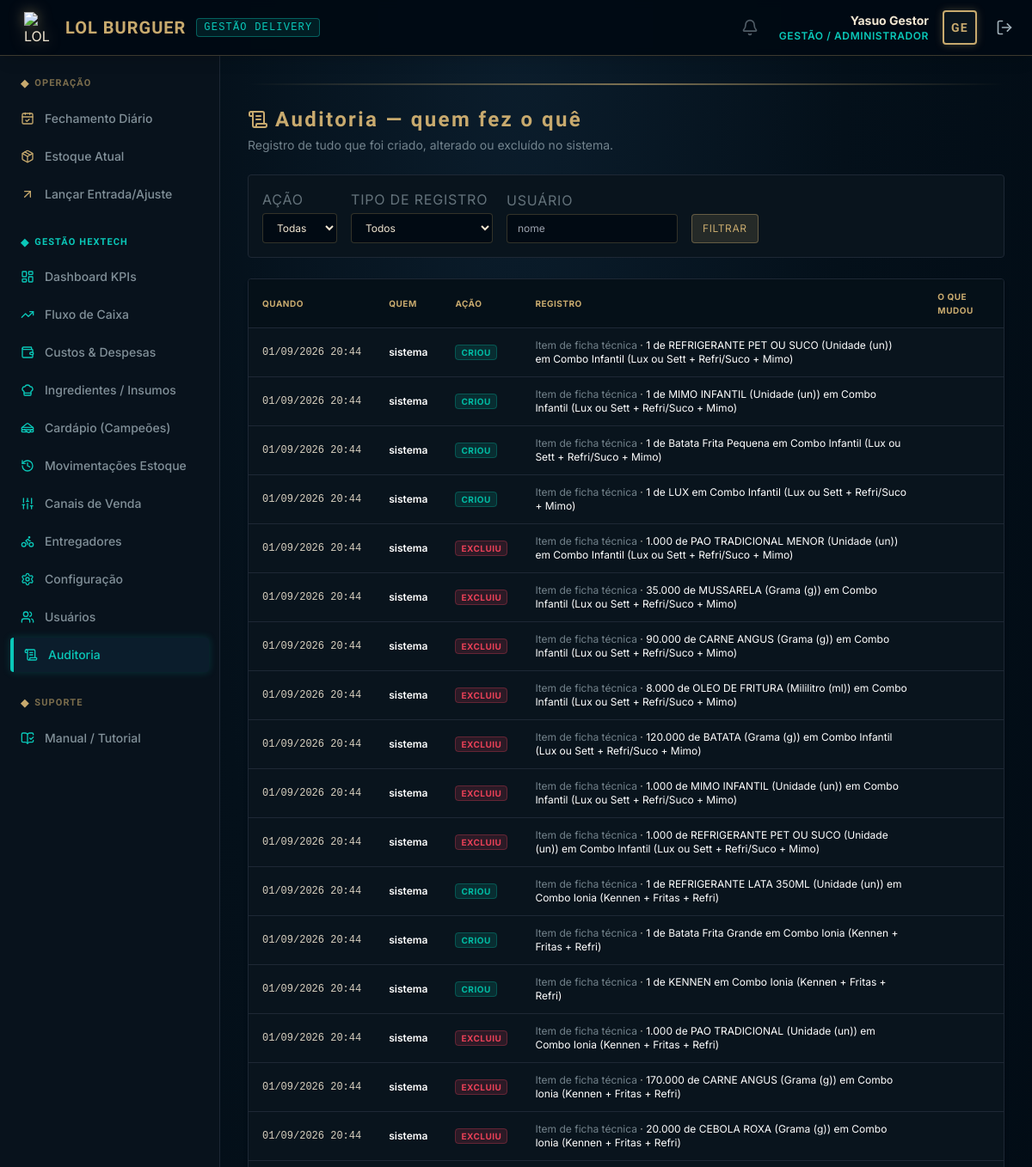
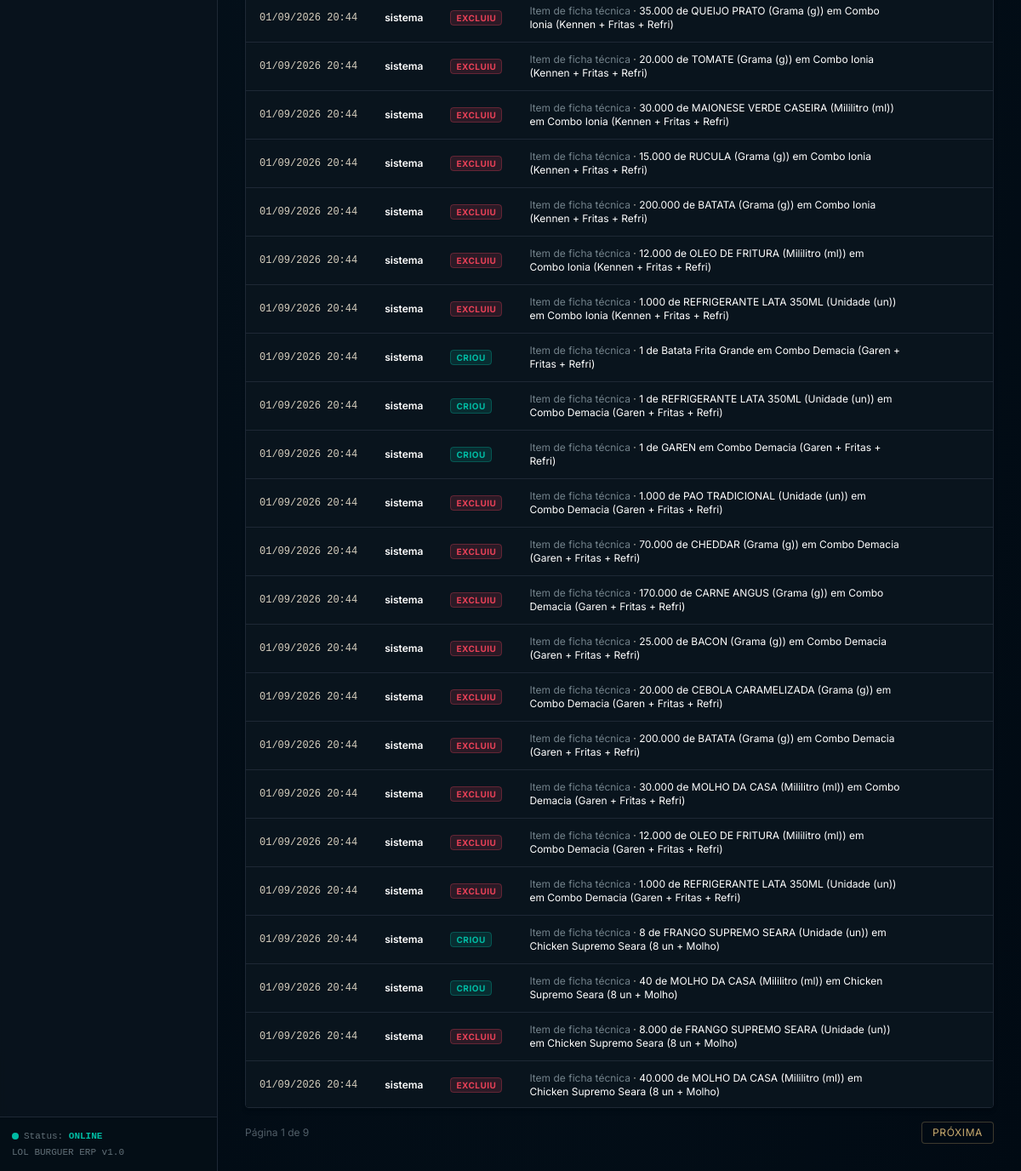
The app's page /auditoria/ (signed in), older data (2 pictures, top to bottom).
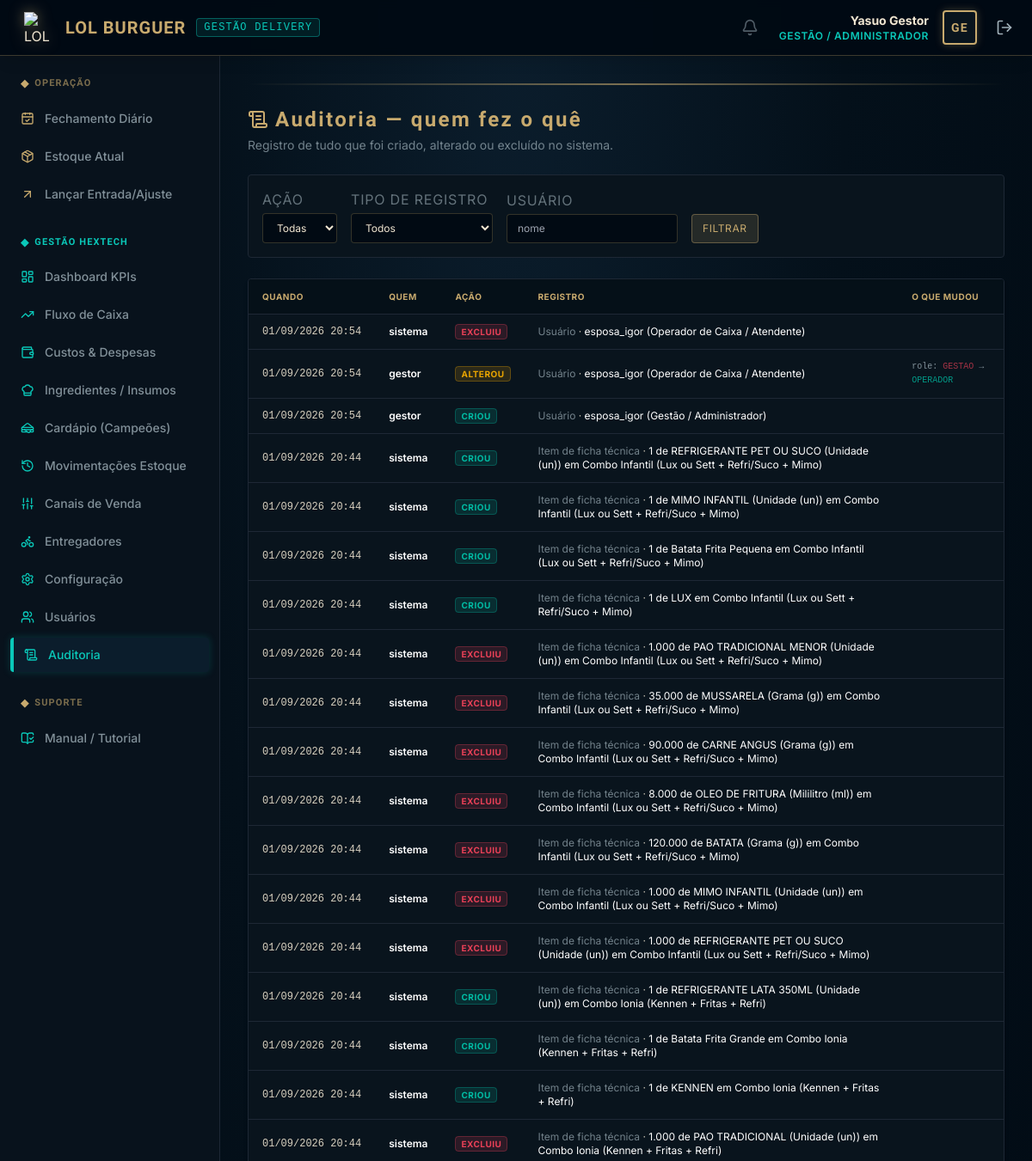
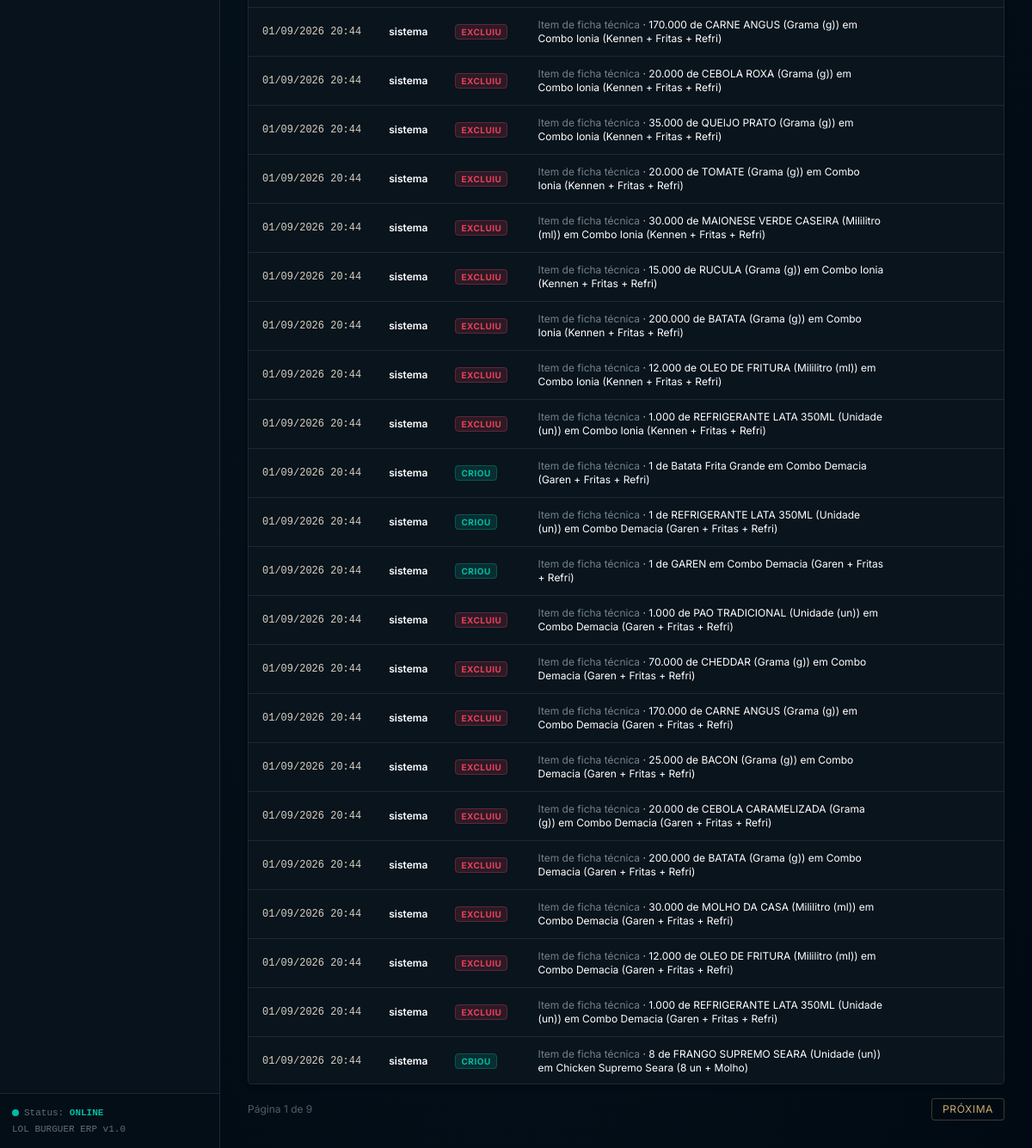
The same page, newer data (2 pictures, top to bottom).
### core/models.py (models this page shows, shortened)
class LogAuditoria(models.Model):
    ACOES = (
        ('CRIOU', 'Criou'),
        ('ALTEROU', 'Alterou'),
        ('EXCLUIU', 'Excluiu'),
    )
    quando = models.DateTimeField(auto_now_add=True, verbose_name="Quando")
    usuario = models.ForeignKey(settings.AUTH_USER_MODEL, on_delete=models.SET_NULL, null=True, blank=True, verbose_name="Usuário")
    usuario_nome = models.CharField(max_length=150, blank=True, default='', verbose_name="Usuário (texto)")
    acao = models.CharField(max_length=10, choices=ACOES, verbose_name="Ação")
    modelo = models.CharField(max_length=60, verbose_name="Tipo de registro")
    objeto_id = models.CharField(max_length=40, blank=True, default='', verbose_name="ID do registro")
    descricao = models.CharField(max_length=255, verbose_name="Descrição")
    detalhes = models.JSONField(default=dict, blank=True, verbose_name="O que mudou")
    class Meta:
        verbose_name = "Log de Auditoria"
        verbose_name_plural = "Logs de Auditoria"
        ordering = ['-quando']

class Usuario(AbstractUser):
    ROLE_CHOICES = (
        ('GESTAO', 'Gestão / Administrador'),
        ('OPERADOR', 'Operador de Caixa / Atendente'),
    )
    role = models.CharField(
        max_length=20,
        choices=ROLE_CHOICES,
        default='OPERADOR',
        verbose_name="Cargo / Nível de Acesso"
    )
    class Meta:
        verbose_name = "Usuário"
        verbose_name_plural = "Usuários"
        ordering = ['username']

### core/decorators.py (the view)
    def _wrapped_view_func(request, *args, **kwargs):
        if request.user.is_authenticated and request.user.role == 'GESTAO':
            return view_func(request, *args, **kwargs)
        messages.error(request, "Acesso negado: Apenas a Gestão tem permissão para acessar esta página.")
        return redirect('home')

### core/views.py (called while the page is built)
@login_required
@gestao_required
def auditoria_listar(request):
    logs = LogAuditoria.objects.select_related('usuario').all()
    acao = request.GET.get('acao', '')
    modelo = request.GET.get('modelo', '')
    usuario = request.GET.get('usuario', '')
    if acao:
        logs = logs.filter(acao=acao)
    if modelo:
        logs = logs.filter(modelo=modelo)
    if usuario:
        logs = logs.filter(usuario_nome__icontains=usuario)
    paginator = Paginator(logs, 40)
    page_obj = paginator.get_page(request.GET.get('page', 1))
    modelos = LogAuditoria.objects.order_by('modelo').values_list('modelo', flat=True).distinct()
    return render(request, 'core/auditoria.html', {
        'page_obj': page_obj,
        'acoes': LogAuditoria.ACOES,
        'modelos': modelos,
        'acao_sel': acao,
        'modelo_sel': modelo,
        'usuario_sel': usuario,
    })

### templates/core/auditoria.html (shortened to what the changed rows need)
{% extends "base.html" %}
{% block content %}
<div class="mb-6">
    <h1 class="text-2xl font-bold title-hex text-hex_gold flex items-center space-x-2">
        <i data-lucide="scroll-text" class="w-6 h-6 text-hex_gold"></i><span>Auditoria — quem fez o quê</span>
    </h1>
</div>
<div class="bg-hex_dark_card border border-hex_dark_border rounded shadow-md overflow-x-auto">
    <table class="w-full text-left border-collapse text-xs">
        <thead>
            <tr class="border-b border-hex_dark_border bg-hex_dark_bg/40 text-hex_gold uppercase tracking-wider text-[10px] font-semibold">
                <th class="py-3 px-4">Quando</th>
                <th class="py-3 px-4">Quem</th>
                <th class="py-3 px-4">Ação</th>
                <th class="py-3 px-4">Registro</th>
                <th class="py-3 px-4">O que mudou</th>
            </tr>
        </thead>
        <tbody class="divide-y divide-hex_dark_border text-hex_gold_light/90">
            {% for log in page_obj %}
            <tr class="hover:bg-hex_dark_bg/30">
                <td class="py-3 px-4 font-mono whitespace-nowrap">{{ log.quando|date:"d/m/Y H:i" }}</td>
                <td class="py-3 px-4 font-semibold text-white">{{ log.usuario_nome }}</td>
                <td class="py-3 px-4">
                    <span class="text-[10px] uppercase tracking-wider font-bold px-1.5 py-0.5 rounded
                        {% if log.acao == 'CRIOU' %}bg-hex_success/15 text-hex_success border border-hex_success/30
                        {% elif log.acao == 'EXCLUIU' %}bg-hex_danger/15 text-hex_danger border border-hex_danger/30
                        {% else %}bg-hex_warning/15 text-hex_warning border border-hex_warning/30{% endif %}">{{ log.get_acao_display }}</span>
                </td>
                <td class="py-3 px-4"><span class="text-hex_gold_dim/70">{{ log.modelo }}</span> · <span class="text-white">{{ log.descricao }}</span></td>
                <td class="py-3 px-4 font-mono text-[10px] text-hex_gold_dim/80">
                    {% for campo, mud in log.detalhes.items %}
                        <div>{{ campo }}: <span class="text-hex_danger/70">{{ mud.de }}</span> → <span class="text-hex_success/80">{{ mud.para }}</span></div>
                    {% endfor %}
                </td>
            </tr>
            {% empty %}
            <tr><td colspan="5" class="py-8 text-center text-hex_gold_dim/50 uppercase tracking-widest text-xs">Nenhum registro de auditoria ainda.</td></tr>
            {% endfor %}
        </tbody>
    </table>
</div>
{% endblock %}

### templates/base.html (shortened to what the changed rows need)
<!DOCTYPE html>
<html lang="pt-br" class="h-full">
<head>
    <script src="https://cdn.tailwindcss.com"></script>
</head>
<body class="h-full flex flex-col" x-data="{ mobileSidebarOpen: false }">
    <header class="bg-hex_dark_bg/95 border-b border-hex_gold/30 px-4 py-3 flex items-center justify-between z-20 shadow-lg backdrop-blur-sm">
        <div class="flex items-center space-x-4">
            {% if user.is_authenticated %}
                <div hx-get="{% url 'notificacoes_badge' %}" hx-trigger="load, every 60s" class="relative group cursor-pointer mr-2">
                    <i data-lucide="bell" class="w-5 h-5 text-hex_gold_dim opacity-50 group-hover:opacity-100 transition-opacity"></i>
                </div>
                <div class="text-right hidden sm:block">
                    <p class="text-sm font-bold text-hex_gold_light">{{ user.get_full_name|default:user.username }}</p>
                    <p class="text-xs text-hex_blue uppercase tracking-wider font-semibold">{{ user.get_role_display }}</p>
                </div>
                <div class="w-10 h-10 border-2 border-hex_gold rounded flex items-center justify-center bg-hex_dark_card shadow-[0_0_10px_rgba(200,170,110,0.3)]">
                    <span class="text-hex_gold font-bold title-hex text-sm">{{ user.username|slice:":2"|upper }}</span>
                </div>
                <a href="{% url 'logout' %}" class="text-hex_gold_dim hover:text-hex_gold p-1.5 rounded hover:bg-hex_dark_card transition-all" title="Sair do Sistema">
                    <i data-lucide="log-out" class="w-5 h-5"></i>
                </a>
            {% else %}
                <span class="text-xs uppercase text-hex_gold_dim font-mono">Sem autenticação</span>
            {% endif %}
        </div>
    </header>
    <div class="flex-1 flex min-h-0 overflow-hidden">
        <main class="flex-1 flex flex-col overflow-y-auto min-h-0 p-4 md:p-6 lg:p-8 relative">
            {% block content %}
            {% endblock %}
        </main>
    </div>
</body>
</html>

Row changes from the older to the newer data that the page shows:
no longer on this page (row unchanged): LogAuditoria: quando "01/09/2026 20:44", usuario_nome "sistema", acao "CRIOU", modelo "Item de ficha técnica", descricao "40 de MOLHO DA CASA (Mililitro (ml)) em Chicken Supremo Seara (8 un + Molho)"
no longer on this page (row unchanged): LogAuditoria: quando "01/09/2026 20:44", usuario_nome "sistema", acao "EXCLUIU", modelo "Item de ficha técnica", descricao "8.000 de FRANGO SUPREMO SEARA (Unidade (un)) em Chicken Supremo Seara (8 un + Molho)"
no longer on this page (row unchanged): LogAuditoria: quando "01/09/2026 20:44", usuario_nome "sistema", acao "EXCLUIU", modelo "Item de ficha técnica", descricao "40.000 de MOLHO DA CASA (Mililitro (ml)) em Chicken Supremo Seara (8 un + Molho)"
added LogAuditoria: quando "01/09/2026 20:54", usuario_nome "sistema", acao "EXCLUIU", modelo "Usuário", descricao "esposa_igor (Operador de Caixa / Atendente)"
added LogAuditoria: quando "01/09/2026 20:54", usuario_nome "gestor", acao "ALTEROU", modelo "Usuário", descricao "esposa_igor (Operador de Caixa / Atendente)", Usuario (campo "role", de "GESTAO", para "OPERADOR")
added LogAuditoria: quando "01/09/2026 20:54", usuario_nome "gestor", acao "CRIOU", modelo "Usuário", descricao "esposa_igor (Gestão / Administrador)"
